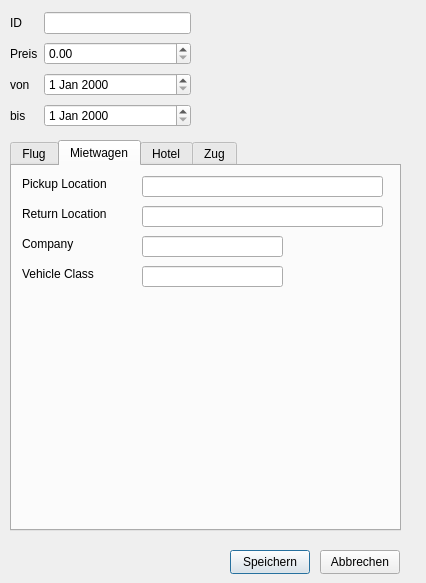
<?xml version="1.0" encoding="UTF-8"?>
<ui version="4.0">
 <class>BuchungsDetails</class>
 <widget class="QDialog" name="BuchungsDetails">
  <property name="geometry">
   <rect>
    <x>0</x>
    <y>0</y>
    <width>426</width>
    <height>583</height>
   </rect>
  </property>
  <property name="windowTitle">
   <string>Dialog</string>
  </property>
  <widget class="QWidget" name="gridLayoutWidget">
   <property name="geometry">
    <rect>
     <x>10</x>
     <y>10</y>
     <width>181</width>
     <height>121</height>
    </rect>
   </property>
   <layout class="QGridLayout" name="gridLayout">
    <item row="2" column="1">
     <widget class="QDateEdit" name="fromDate"/>
    </item>
    <item row="0" column="1">
     <widget class="QLineEdit" name="Id"/>
    </item>
    <item row="1" column="1">
     <widget class="QDoubleSpinBox" name="preis"/>
    </item>
    <item row="0" column="0">
     <widget class="QLabel" name="label">
      <property name="text">
       <string>ID</string>
      </property>
     </widget>
    </item>
    <item row="1" column="0">
     <widget class="QLabel" name="label_2">
      <property name="text">
       <string>Preis</string>
      </property>
     </widget>
    </item>
    <item row="2" column="0">
     <widget class="QLabel" name="label_3">
      <property name="text">
       <string>von</string>
      </property>
     </widget>
    </item>
    <item row="3" column="0">
     <widget class="QLabel" name="label_4">
      <property name="text">
       <string>bis</string>
      </property>
     </widget>
    </item>
    <item row="3" column="1">
     <widget class="QDateEdit" name="toDate"/>
    </item>
   </layout>
  </widget>
  <widget class="QTabWidget" name="buchungWidget">
   <property name="geometry">
    <rect>
     <x>10</x>
     <y>140</y>
     <width>391</width>
     <height>391</height>
    </rect>
   </property>
   <property name="currentIndex">
    <number>1</number>
   </property>
   <widget class="QWidget" name="flugTab">
    <attribute name="icon">
     <iconset>
      <normaloff>flightIcon.png</normaloff>flightIcon.png</iconset>
    </attribute>
    <attribute name="title">
     <string>Flug</string>
    </attribute>
    <widget class="QLabel" name="label_5">
     <property name="geometry">
      <rect>
       <x>10</x>
       <y>10</y>
       <width>31</width>
       <height>16</height>
      </rect>
     </property>
     <property name="text">
      <string>von</string>
     </property>
    </widget>
    <widget class="QLineEdit" name="flugFromDest">
     <property name="geometry">
      <rect>
       <x>100</x>
       <y>10</y>
       <width>113</width>
       <height>21</height>
      </rect>
     </property>
    </widget>
    <widget class="QLabel" name="label_6">
     <property name="geometry">
      <rect>
       <x>10</x>
       <y>40</y>
       <width>41</width>
       <height>16</height>
      </rect>
     </property>
     <property name="text">
      <string>nach</string>
     </property>
    </widget>
    <widget class="QLineEdit" name="flugToDest">
     <property name="geometry">
      <rect>
       <x>100</x>
       <y>40</y>
       <width>113</width>
       <height>21</height>
      </rect>
     </property>
    </widget>
    <widget class="QLineEdit" name="flugAirline">
     <property name="geometry">
      <rect>
       <x>100</x>
       <y>70</y>
       <width>113</width>
       <height>21</height>
      </rect>
     </property>
    </widget>
    <widget class="QLabel" name="label_7">
     <property name="geometry">
      <rect>
       <x>10</x>
       <y>70</y>
       <width>36</width>
       <height>16</height>
      </rect>
     </property>
     <property name="text">
      <string>airline</string>
     </property>
    </widget>
    <widget class="QLineEdit" name="flugBookingClass">
     <property name="geometry">
      <rect>
       <x>100</x>
       <y>100</y>
       <width>161</width>
       <height>21</height>
      </rect>
     </property>
    </widget>
    <widget class="QLabel" name="label_8">
     <property name="geometry">
      <rect>
       <x>10</x>
       <y>100</y>
       <width>81</width>
       <height>16</height>
      </rect>
     </property>
     <property name="text">
      <string>booking class</string>
     </property>
    </widget>
    <widget class="QLineEdit" name="toDestCode">
     <property name="geometry">
      <rect>
       <x>230</x>
       <y>40</y>
       <width>151</width>
       <height>21</height>
      </rect>
     </property>
    </widget>
    <widget class="QLineEdit" name="fromDestCode">
     <property name="geometry">
      <rect>
       <x>230</x>
       <y>10</y>
       <width>151</width>
       <height>21</height>
      </rect>
     </property>
    </widget>
   </widget>
   <widget class="QWidget" name="mietwagenTab">
    <attribute name="icon">
     <iconset>
      <normaloff>carIcon.png</normaloff>carIcon.png</iconset>
    </attribute>
    <attribute name="title">
     <string>Mietwagen</string>
    </attribute>
    <widget class="QLabel" name="label_9">
     <property name="geometry">
      <rect>
       <x>10</x>
       <y>10</y>
       <width>101</width>
       <height>16</height>
      </rect>
     </property>
     <property name="text">
      <string>Pickup Location</string>
     </property>
    </widget>
    <widget class="QLineEdit" name="mietwagenPickupLocation">
     <property name="geometry">
      <rect>
       <x>130</x>
       <y>10</y>
       <width>241</width>
       <height>21</height>
      </rect>
     </property>
    </widget>
    <widget class="QLabel" name="label_10">
     <property name="geometry">
      <rect>
       <x>10</x>
       <y>40</y>
       <width>101</width>
       <height>16</height>
      </rect>
     </property>
     <property name="text">
      <string>Return Location</string>
     </property>
    </widget>
    <widget class="QLineEdit" name="mietwagenReturnLocation">
     <property name="geometry">
      <rect>
       <x>130</x>
       <y>40</y>
       <width>241</width>
       <height>21</height>
      </rect>
     </property>
    </widget>
    <widget class="QLabel" name="label_11">
     <property name="geometry">
      <rect>
       <x>10</x>
       <y>70</y>
       <width>61</width>
       <height>16</height>
      </rect>
     </property>
     <property name="text">
      <string>Company</string>
     </property>
    </widget>
    <widget class="QLineEdit" name="mietwagenCompany">
     <property name="geometry">
      <rect>
       <x>130</x>
       <y>70</y>
       <width>141</width>
       <height>21</height>
      </rect>
     </property>
    </widget>
    <widget class="QLabel" name="label_12">
     <property name="geometry">
      <rect>
       <x>10</x>
       <y>100</y>
       <width>81</width>
       <height>16</height>
      </rect>
     </property>
     <property name="text">
      <string>Vehicle Class</string>
     </property>
    </widget>
    <widget class="QLineEdit" name="mietwagenVehicleClass">
     <property name="geometry">
      <rect>
       <x>130</x>
       <y>100</y>
       <width>141</width>
       <height>21</height>
      </rect>
     </property>
    </widget>
   </widget>
   <widget class="QWidget" name="hotelTab">
    <attribute name="icon">
     <iconset>
      <normaloff>hotelIcon.png</normaloff>hotelIcon.png</iconset>
    </attribute>
    <attribute name="title">
     <string>Hotel</string>
    </attribute>
    <widget class="QLabel" name="label_13">
     <property name="geometry">
      <rect>
       <x>10</x>
       <y>10</y>
       <width>58</width>
       <height>16</height>
      </rect>
     </property>
     <property name="text">
      <string>Hotel</string>
     </property>
    </widget>
    <widget class="QLineEdit" name="hotelName">
     <property name="geometry">
      <rect>
       <x>80</x>
       <y>10</y>
       <width>131</width>
       <height>21</height>
      </rect>
     </property>
    </widget>
    <widget class="QLabel" name="label_14">
     <property name="geometry">
      <rect>
       <x>10</x>
       <y>40</y>
       <width>58</width>
       <height>16</height>
      </rect>
     </property>
     <property name="text">
      <string>Town</string>
     </property>
    </widget>
    <widget class="QLineEdit" name="townName">
     <property name="geometry">
      <rect>
       <x>80</x>
       <y>40</y>
       <width>131</width>
       <height>21</height>
      </rect>
     </property>
    </widget>
    <widget class="QLabel" name="label_15">
     <property name="geometry">
      <rect>
       <x>10</x>
       <y>70</y>
       <width>71</width>
       <height>16</height>
      </rect>
     </property>
     <property name="text">
      <string>Room Type</string>
     </property>
    </widget>
    <widget class="QLineEdit" name="hotelRoomType">
     <property name="geometry">
      <rect>
       <x>80</x>
       <y>70</y>
       <width>151</width>
       <height>21</height>
      </rect>
     </property>
    </widget>
   </widget>
   <widget class="QWidget" name="zugTab">
    <attribute name="icon">
     <iconset>
      <normaloff>trainIcon.png</normaloff>trainIcon.png</iconset>
    </attribute>
    <attribute name="title">
     <string>Zug</string>
    </attribute>
    <widget class="QLabel" name="label_16">
     <property name="geometry">
      <rect>
       <x>10</x>
       <y>10</y>
       <width>41</width>
       <height>16</height>
      </rect>
     </property>
     <property name="text">
      <string>von</string>
     </property>
    </widget>
    <widget class="QLineEdit" name="trainFromDest">
     <property name="geometry">
      <rect>
       <x>90</x>
       <y>10</y>
       <width>113</width>
       <height>21</height>
      </rect>
     </property>
    </widget>
    <widget class="QLabel" name="label_17">
     <property name="geometry">
      <rect>
       <x>10</x>
       <y>40</y>
       <width>58</width>
       <height>16</height>
      </rect>
     </property>
     <property name="text">
      <string>abfahrt</string>
     </property>
    </widget>
    <widget class="QTimeEdit" name="trainTimeAbfahrt">
     <property name="geometry">
      <rect>
       <x>90</x>
       <y>40</y>
       <width>61</width>
       <height>22</height>
      </rect>
     </property>
    </widget>
    <widget class="QLabel" name="label_18">
     <property name="geometry">
      <rect>
       <x>10</x>
       <y>70</y>
       <width>58</width>
       <height>16</height>
      </rect>
     </property>
     <property name="text">
      <string>nach</string>
     </property>
    </widget>
    <widget class="QLineEdit" name="trainToDest">
     <property name="geometry">
      <rect>
       <x>90</x>
       <y>70</y>
       <width>113</width>
       <height>21</height>
      </rect>
     </property>
    </widget>
    <widget class="QLabel" name="label_19">
     <property name="geometry">
      <rect>
       <x>10</x>
       <y>100</y>
       <width>58</width>
       <height>16</height>
      </rect>
     </property>
     <property name="text">
      <string>ankunft</string>
     </property>
    </widget>
    <widget class="QTimeEdit" name="trainTimeAnkunft">
     <property name="geometry">
      <rect>
       <x>90</x>
       <y>100</y>
       <width>61</width>
       <height>22</height>
      </rect>
     </property>
    </widget>
    <widget class="QLabel" name="label_20">
     <property name="geometry">
      <rect>
       <x>10</x>
       <y>130</y>
       <width>71</width>
       <height>16</height>
      </rect>
     </property>
     <property name="text">
      <string>Ticket Type</string>
     </property>
    </widget>
    <widget class="QLineEdit" name="trainTicketTyp">
     <property name="geometry">
      <rect>
       <x>90</x>
       <y>130</y>
       <width>113</width>
       <height>21</height>
      </rect>
     </property>
    </widget>
    <widget class="QLabel" name="label_21">
     <property name="geometry">
      <rect>
       <x>10</x>
       <y>160</y>
       <width>71</width>
       <height>16</height>
      </rect>
     </property>
     <property name="text">
      <string>uber</string>
     </property>
    </widget>
    <widget class="QListView" name="trainConnecting">
     <property name="geometry">
      <rect>
       <x>90</x>
       <y>160</y>
       <width>256</width>
       <height>192</height>
      </rect>
     </property>
    </widget>
   </widget>
  </widget>
  <widget class="QPushButton" name="speichern">
   <property name="geometry">
    <rect>
     <x>230</x>
     <y>550</y>
     <width>80</width>
     <height>24</height>
    </rect>
   </property>
   <property name="text">
    <string>Speichern</string>
   </property>
  </widget>
  <widget class="QPushButton" name="abbrechen">
   <property name="geometry">
    <rect>
     <x>320</x>
     <y>550</y>
     <width>80</width>
     <height>24</height>
    </rect>
   </property>
   <property name="text">
    <string>Abbrechen</string>
   </property>
  </widget>
 </widget>
 <resources/>
 <connections/>
</ui>
